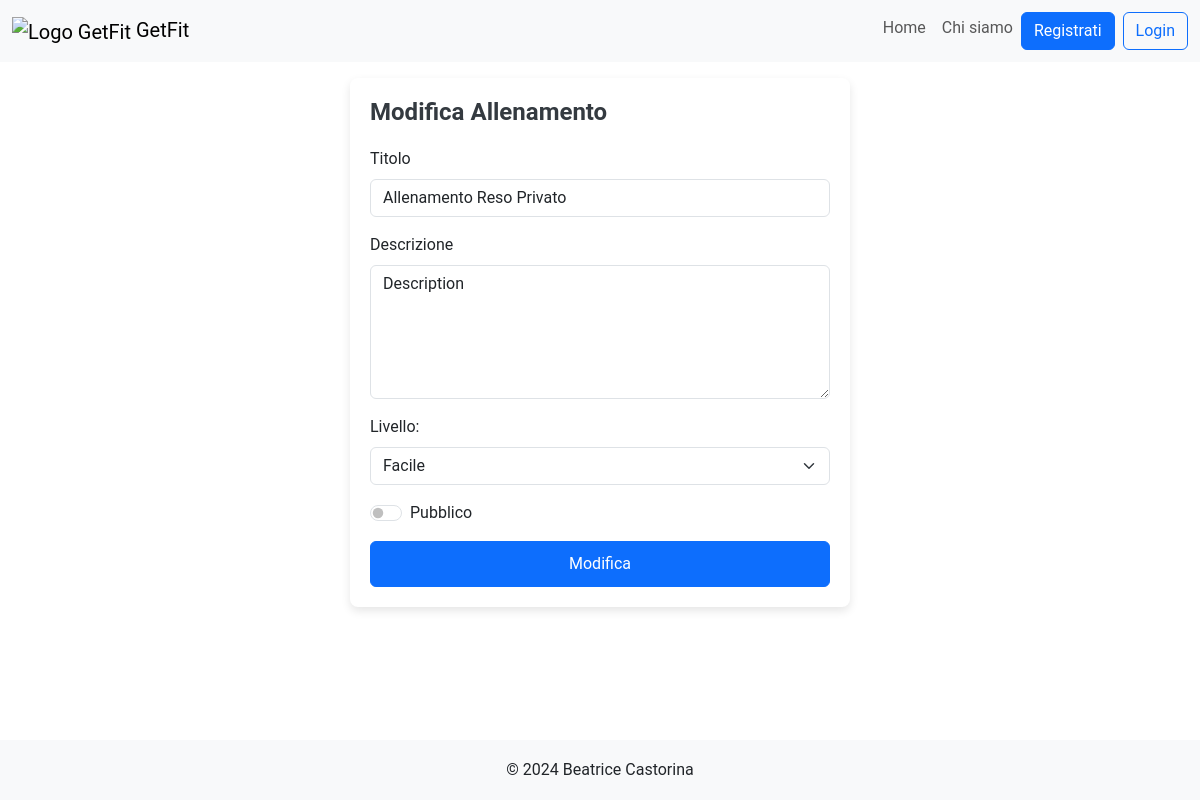
Page /modify_workout/36 on the earlier database version.
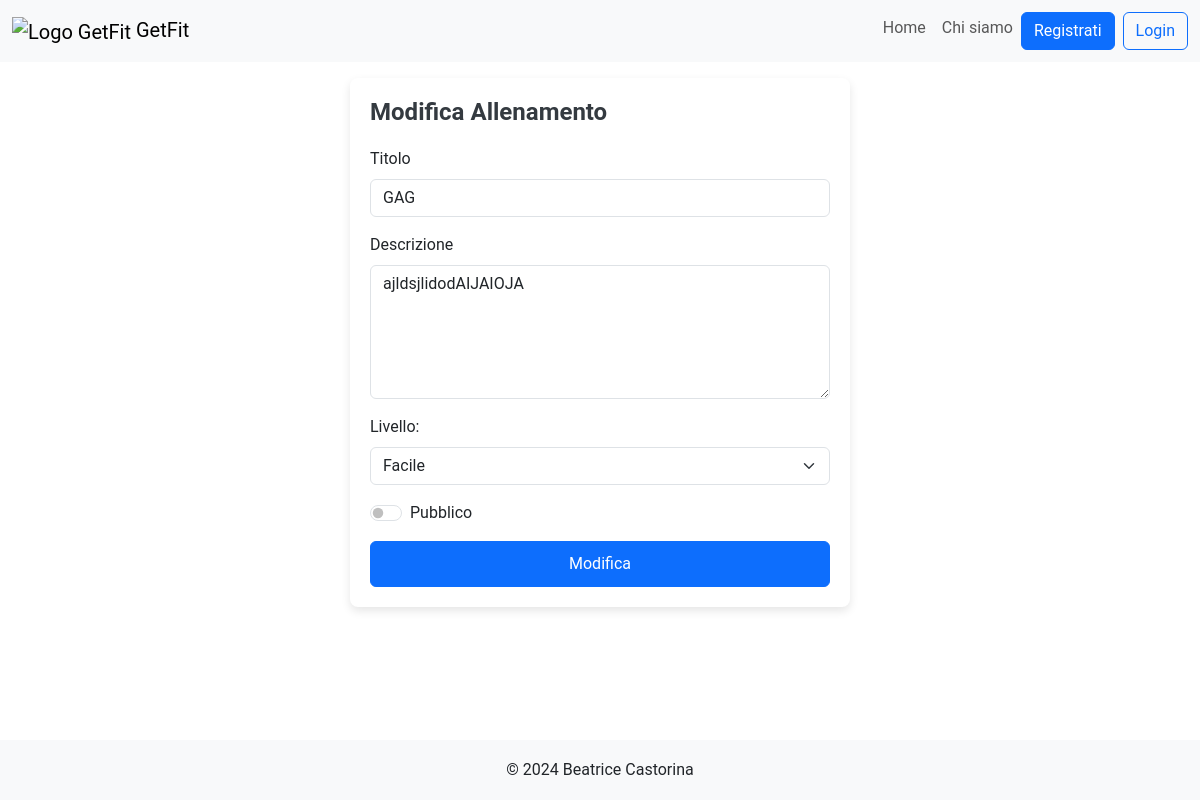
Same page on the later database version.
### tables this page shows
CREATE TABLE "Allenamenti" (
	"id_allenamento"	INTEGER,
	"pt_id"	INTEGER NOT NULL,
	"titolo"	TEXT NOT NULL,
	"descrizione"	TEXT NOT NULL,
	"livello"	TEXT NOT NULL,
	"visibile"	INTEGER NOT NULL,
	"data_creazione"	TEXT NOT NULL,
	PRIMARY KEY("id_allenamento" AUTOINCREMENT),
	FOREIGN KEY("pt_id") REFERENCES "PersonalTrainers"("pt_id")
);

### app.py (the view)
@app.route("/modify_workout/<int:id_allenamento>", methods=['POST','GET'])
def modify_workout(id_allenamento):
  if request.method == 'POST':
    workout = request.form.to_dict()
    pt_id_workout = allenamenti_dao.get_allenamento(id_allenamento)['pt_id']
    workout['pt_id'] = pt_id_workout
    email = utenti_dao.get_email(request)
    pt_id = utenti_dao.get_user_id_by_email(email,'pt')
    if (pt_id_workout != pt_id):
      flash("Non hai i permessi per modificare l'allenamento.", "danger")
      return redirect(url_for('pt_profile'))
    visibilita = workout.get("pubblico", "privato")
    if visibilita == "pubblico":
      workout['visibile'] = 1
    else:
      workout['visibile'] = 0
    if workout['titolo'].strip() == '':
      app.logger.error('Il campo non può essere vuoto')
      flash("Impossibile modificare l'allenamento.", "danger")
      return redirect(url_for('index'))
    if workout['description'].strip() == '':
      app.logger.error('Il campo non può essere vuoto')
      flash("Impossibile modificare l'allenamento.", "danger")
      return redirect(url_for('index'))
    if workout['livello'].strip() == '':
      app.logger.error('Il campo non può essere vuoto')
      flash("Impossibile modificare l'allenamento.", "danger")
      return redirect(url_for('index'))
    workout['livello'] = workout['livello'].capitalize()
    workout['id_allenamento'] = id_allenamento
    success = allenamenti_dao.modifica_allenamento(workout)
    if not success:
      flash("Impossibile modificare l'allenamento.", "danger")
      return redirect(url_for('pt_profile'))
    flash("Allenamento modificato con successo.", "success")
    return redirect(url_for('pt_profile'))
  else:
    allenamento_db = allenamenti_dao.get_allenamento(id_allenamento)
    return render_template("modify_workout.html", allenamento=allenamento_db)

### allenamenti_dao.py (called while the page is built)
def get_allenamento(id_allenamento):
	query = 'SELECT * FROM Allenamenti WHERE id_allenamento=?'
	connection = sqlite3.connect('db/personal.db')
	connection.row_factory = sqlite3.Row
	cursor = connection.cursor()
	cursor.execute(query,(id_allenamento,))
	allenamento = cursor.fetchone()
	cursor.close()
	connection.close()
	return allenamento

### templates/modify_workout.html (shortened to what this page needs)
{% extends "base.html" %}
{% block style %} {{url_for('static', filename='css/login_styles.css')}} {% endblock %}
{% block content %}
<div class="login-container mt-3 mb-3">
	<h2>Modifica Allenamento</h2>
	<form  action="/modify_workout/{{allenamento.id_allenamento}}" method="POST">
		<div class="mb-3">
			<label for="titleInput" class="form-label">Titolo</label>
			<input value="{{allenamento.titolo}}" type="text" class="form-control" name="titolo" id="titleInput" required>
		</div>
		<div class="mb-3">
			<label for="FormControlTextarea" class="form-label">Descrizione</label>
			<textarea name="description" class="form-control" id="FormControlTextarea" rows="5" required>{{allenamento.descrizione}}</textarea>
		</div>
		<div class="mb-3">
			<label for="livello">Livello:</label>
			<select class="form-select mt-2" aria-label="livello" id="livello" name="livello" required>
				<option value="facile" {% if allenamento.livello.lower() == "facile" %} selected {% endif %}>Facile</option>
			</select>
		</div>
		<div class="form-check form-switch mb-3">
			<input class="form-check-input" type="checkbox" role="switch" id="flexSwitch" name="pubblico" value="pubblico" {% if allenamento.visibile == 1 %} checked {% endif %}>
			<label class="form-check-label" for="flexSwitch">Pubblico</label>
		</div>
		<button type="submit" class="btn btn-primary">Modifica</button>
	</form>
</div>
{% endblock %}

Differences in the rows shown:
changed Allenamenti "Facile": titolo "Allenamento Reso Privato" → "GAG"; description "Description" → "ajldsjlidodAIJAIOJA"
